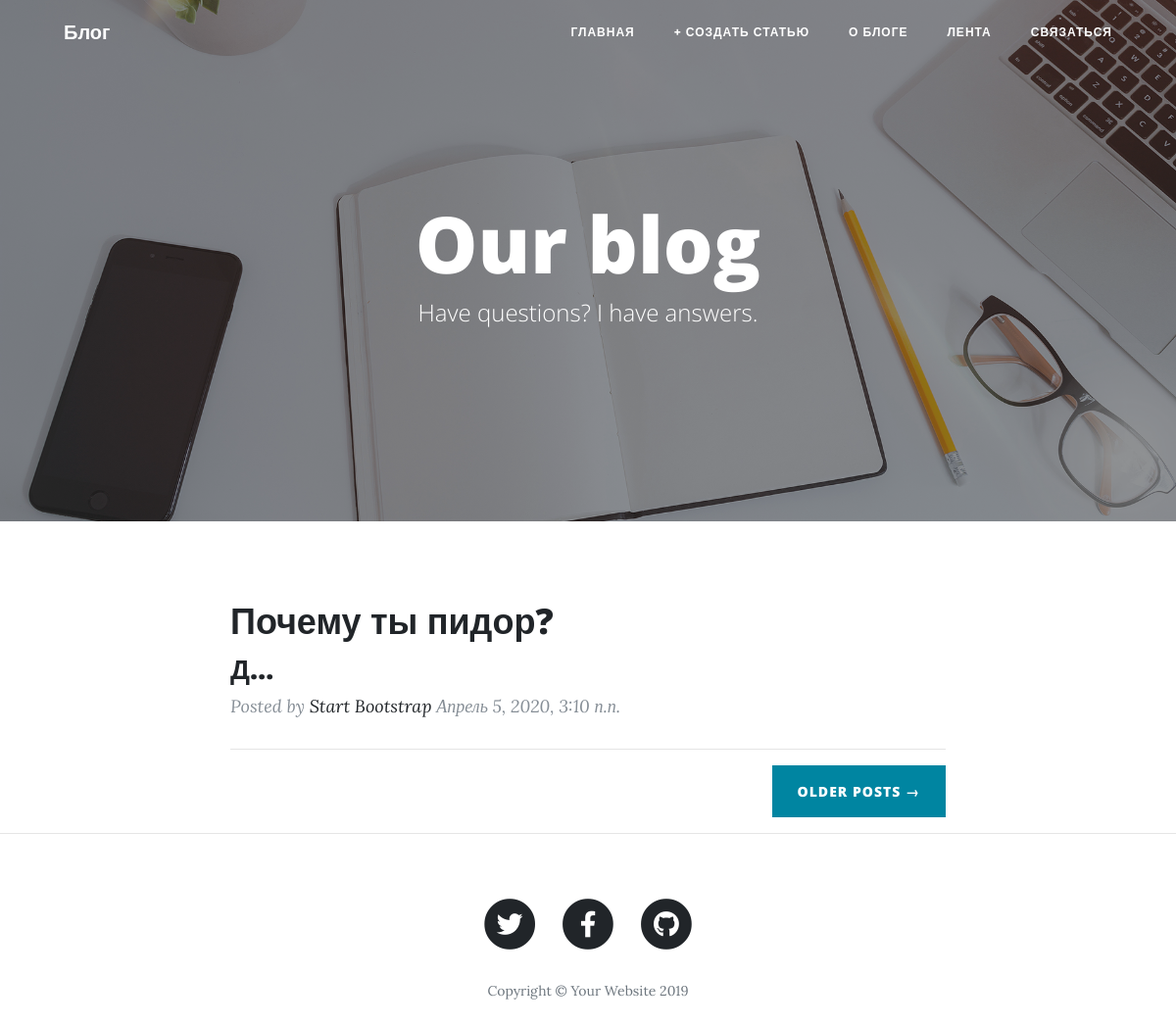
The app's page /, older data.
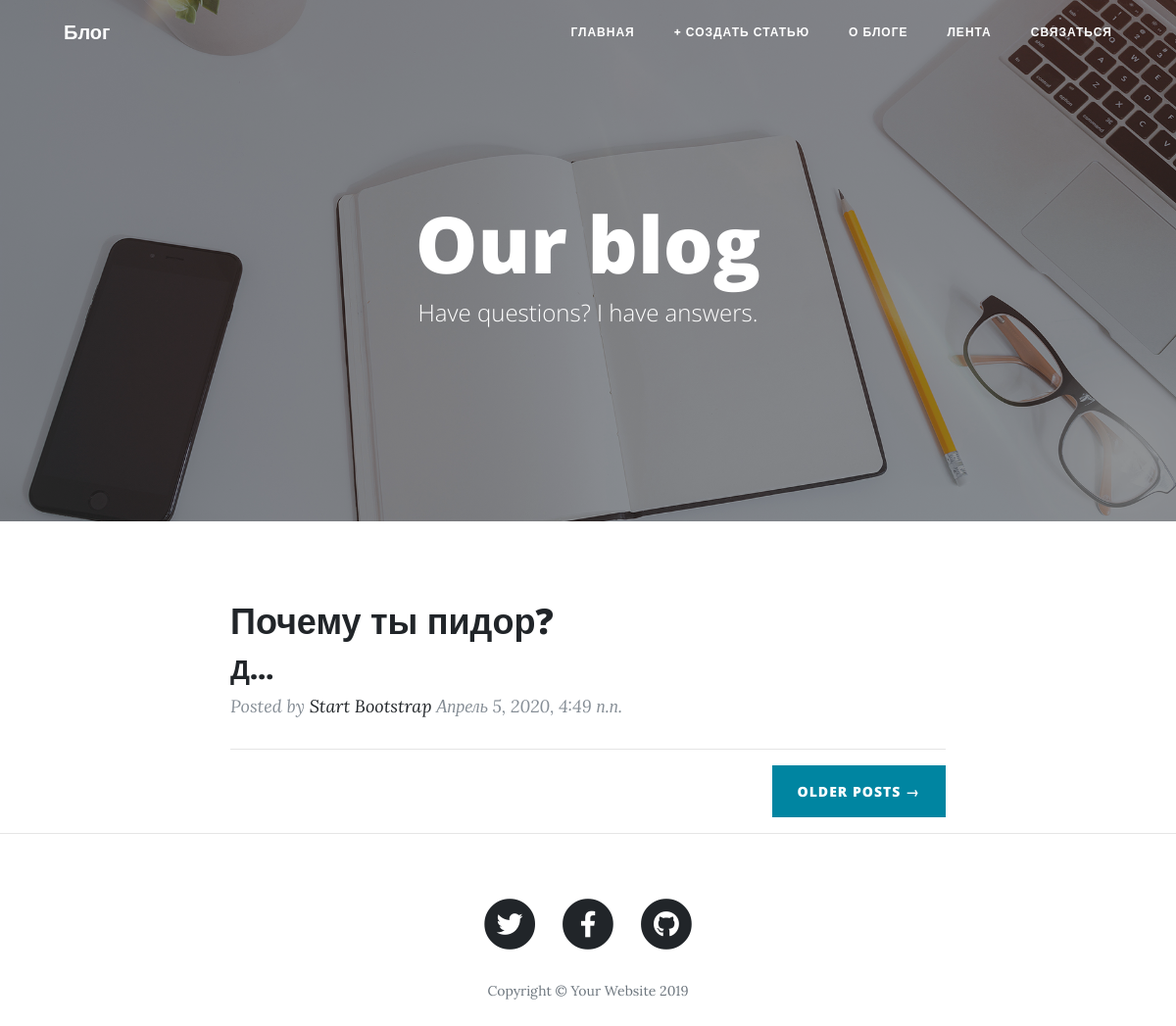
The same page, newer data.
### apps/blogapp/models.py (models this page shows, shortened)
class Article(models.Model):
    title = models.CharField(max_length=200, verbose_name="Заголовок")
    body = models.TextField(max_length=5000, verbose_name="Основной текст")
    date = models.DateTimeField(default=datetime.now, null=True, verbose_name="Дата создания")
    image = models.ImageField(blank=True, default='media/Map-Navigation.jpg', upload_to='media', verbose_name="картинка")
    slug = models.SlugField(unique=True, verbose_name="url")
    def get_absolute_url(self):
        return reverse('post', kwargs={'slug':self.slug})
    class Meta:
        verbose_name = "Статья"
        verbose_name_plural = "Статьи"
        ordering = ['-date']

### apps/blogapp/views.py (the view)
# urls.py: path('', views.index, name="index")
def index(request):
    articles = Article.objects.all()[:5]
    if request.method == "GET":
        form = ArticleForm()
        context = {
            'form': form,
            'articles': articles
        }
        return render(request, 'index.html', context)
    elif request.method == 'POST':
        bound_form = ArticleForm(request.POST, request.FILES)
        if bound_form.is_valid():
            bound_form.save()
            return redirect('index')
        return render(request, 'index.html', context={'form': bound_form, 'articles': articles})

### templates/index.html
{% extends 'base.html' %}
{% load static %}
{% block image %}{% static 'img/home-bg.jpg' %}{% endblock %}
{% block pagetitle %}
  <h1>Our blog</h1>
  <span class="subheading">Have questions? I have answers.</span>
{% endblock %}
{% block content %}
  <div class="container">
    <div class="row">
      <div class="col-lg-8 col-md-10 mx-auto">
      {% for article in articles %}
        <div class="post-preview">
          <a href="{{ article.get_absolute_url }}">
            <h2 class="post-title">
              {{ article.title }}
            </h2>
          </a>
          <h3>{{ article.body|truncatechars:2 }}</h3>
          <p class="post-meta">Posted by
            <a href="#">Start Bootstrap</a>
            {{ article.date }}</p>
        </div>
        <hr>
      {% endfor %}
        <div class="clearfix">
          <a class="btn btn-primary float-right" href="#">Older Posts &rarr;</a>
        </div>
      </div>
    </div>
  </div>
  <hr>
 {% endblock %}

Row changes from the older to the newer data that the page shows:
changed Article "Почему ты пидор?": date "Апрель 5, 2020, 3:10 п.п." → "Апрель 5, 2020, 4:49 п.п."
